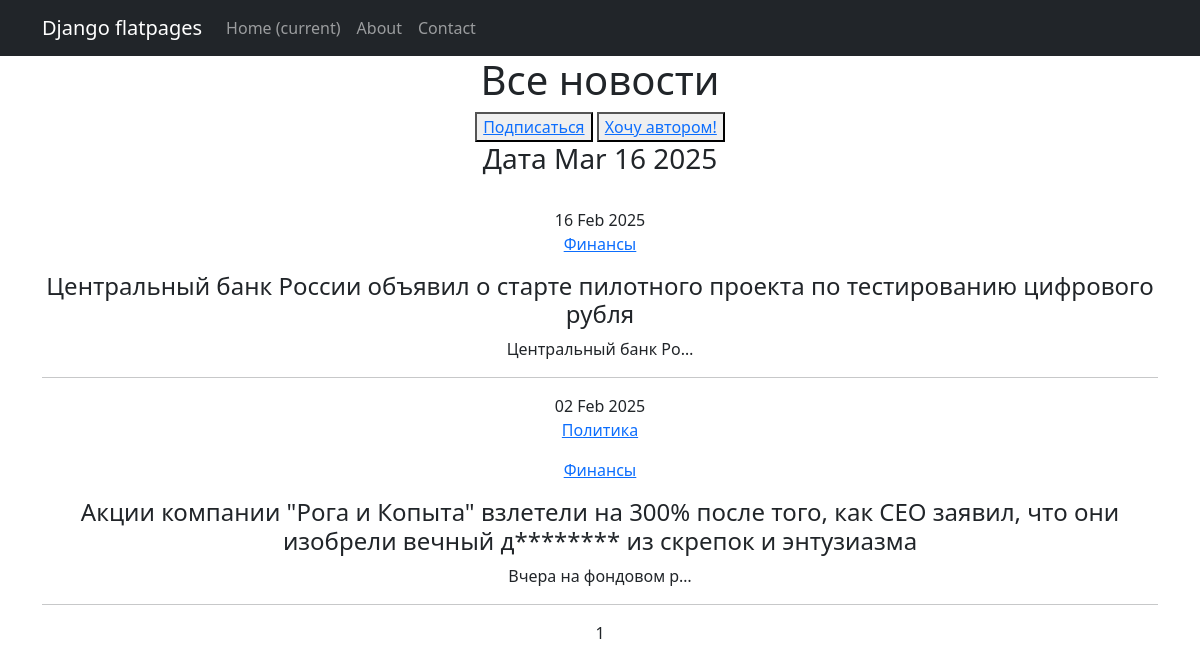
Screenshot of /news/categories/7 with the database file from the repository.
### news/models.py (models this page shows, shortened)
class Post (models.Model):
    NEWS = 'NW'
    ARTICLE = 'AR'
    CATEGORY_TYPE = (
        (NEWS , "Новость"),
        (ARTICLE, "Статья")
    )
    author = models.ForeignKey(Author, on_delete=models.CASCADE)
    date_add = models.DateTimeField (auto_now_add=True)
    title = models.CharField(max_length=255)
    post = models.TextField()
    rating = models.IntegerField(default=0)
    postCategory = models.ManyToManyField(Category, through="PostCategory")
    categoryType = models.CharField(max_length=2, choices=CATEGORY_TYPE, default=NEWS)

class Category(models.Model):
    category = models.CharField(max_length=100, unique=True)
    subscribers = models.ManyToManyField(User,blank=True, null= True, related_name='categories')
    def __str__(self):
        return self.category

### news/views.py (the view)
# urls.py: path('categories/<int:pk>', CategoryListNew.as_view(), name='category_list'),
class CategoryListNew(News):
    model = Post
    template_name = 'category_list.html'
    context_object_name = "category_news_list"
    def get_queryset(self):
        self.category = get_object_or_404(Category, id=self.kwargs['pk'])
        queryset = Post.objects.filter(postCategory = self.category).order_by('-date_add')
        return queryset
    def get_context_data(self, **kwargs):
        context = super().get_context_data(**kwargs)
        context ['is_not_subscribe'] = self.request.user not in self.category.subscribers.all()
        context['category'] = self.category
        return context

### news/templatetags/custom_filters.py (called while the page is built)
@register.filter()
def censor(value):
   words = value.split()  # Используем другое имя для списка слов
   censor_list = []
   for word in words:
      if word.lower() in bad_words:
         censor_word = word[0] + '*' * (len(word) - 1)
         censor_list.append(censor_word)
      else:
         censor_list.append(word)
   return ' '.join(censor_list)

### news/templatetags/custom_tags.py (called while the page is built)
@register.simple_tag()
def current_time(format_string='%b %d %Y'):
   return datetime.now().strftime(format_string)

### news/views.py (called while the page is built)
    def get_context_data(self, **kwargs):
        context = super().get_context_data(**kwargs)
        context['is_not_premium'] = not self.request.user.groups.filter(name = 'authors').exists()
        return context

### templates/category_list.html (shortened to what this page needs)
{% extends 'default.html' %}
{% load custom_tags %}
{% load custom_filters %}
{% block content %}
<h1>Все новости</h1>
{% if is_not_subscribe %}
    <button><a href="{% url 'subscribe' category.id %}">Подписаться</a></button>
{% endif %}
{% if is_not_premium %}
<button> <a href="{% url 'upgrade' %}"> Хочу автором!</a> </button>
{% endif %}
<h3>Дата {% current_time '%b %d %Y' %} </h3>
<br>
{% for new in category_news_list %}
    {{new.date_add|date:'d M Y'}}
    {% for category in new.postCategory.all %}
        <p><a href="{% url 'category_list' category.id %}">{{category}}</a></p>
    {%endfor%}
    <h4> {{ new.title|censor }} </h4>
    {{new.post|truncatechars:20|censor}}
    <hr></hr>
{% endfor %}
{{ page_obj.number }}
{% endblock content %}

### rows the page displays
Post: date_add "16 Feb 2025", title|censor "Центральный банк России объявил о старте пилотного проекта по тестированию цифрового рубля", post|censor "Центральный банк Ро…"
Category: category "Финансы"
Post: date_add "02 Feb 2025", title|censor "Акции компании \"Рога и Копыта\" взлетели на 300% после того, как CEO заявил, что они изобрели вечный д******** из скрепок и энтузиазма", post|censor "Вчера на фондовом р…"
Category: category "Политика"

### other values shown
{{ page_obj.number }} "1"
